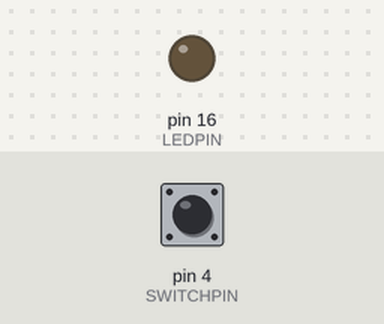
Recording of a sketch running on a simulated Arduino Uno, built with avr-gcc and run on an emulated ATmega328P. On the bench: output pins drawn as LEDs (lit = HIGH). The test bench sets the inputs (shaded band); at power-on: pin 4 (SWITCHPIN) HIGH.

Above: at 1.2 s.
1.3 s: pin 4 (SWITCHPIN) pulled LOW for 0.15 s
At 1.37 s:
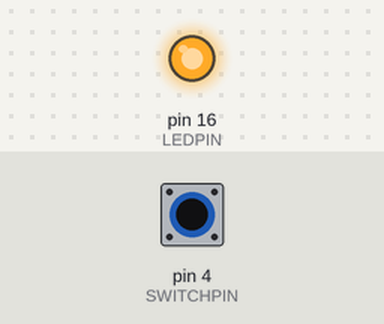
2.9 s: pin 4 (SWITCHPIN) pulled LOW for 3.2 s
At 6.7 s:
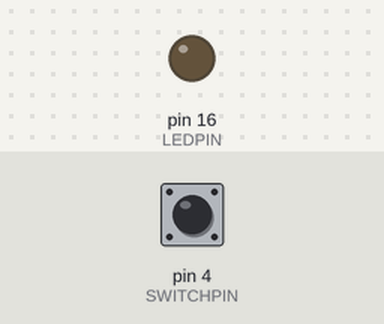
Timing chart, 0 to 8.2 s (numbered marks = the images above; inputs shaded):
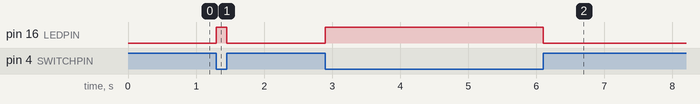

Measured:
- after the input at 1.3 s, pin 16 (LEDPIN): LOW → HIGH at once, → LOW 0.15 s later
- after the input at 2.9 s, pin 16 (LEDPIN): LOW → HIGH at once, → LOW 3.2 s later

The sketch:

Light1.ino
```cpp
#define SWITCHPIN 4
#define LEDPIN 16
void setup() {
  // put your setup code here, to run once:
    pinMode(SWITCHPIN,INPUT);
    pinMode(LEDPIN,OUTPUT);
}

void loop() {
  // put your main code here, to run repeatedly:
    int val = digitalRead(SWITCHPIN);
    if(val == 0)
    {
        digitalWrite(LEDPIN,HIGH);
    }
    else
    {
        digitalWrite(LEDPIN,LOW);
    }
}
```
